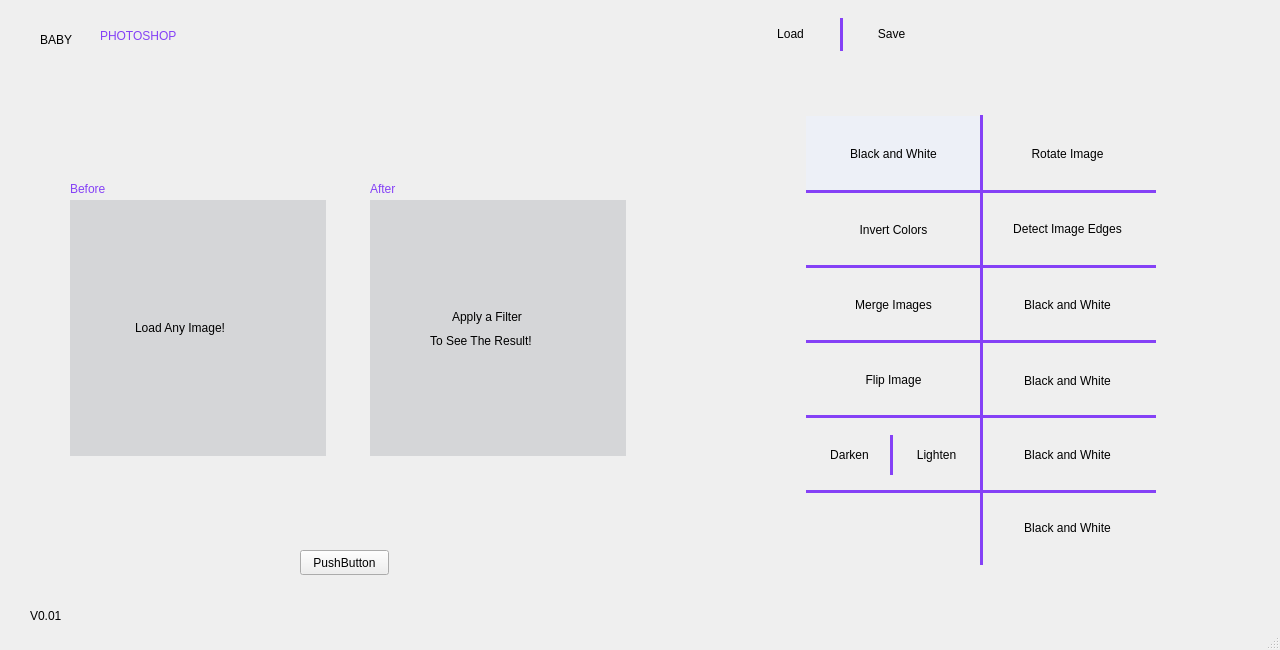
<?xml version="1.0" encoding="UTF-8"?>
<ui version="4.0">
 <class>MainWindow</class>
 <widget class="QMainWindow" name="MainWindow">
  <property name="geometry">
   <rect>
    <x>0</x>
    <y>0</y>
    <width>1280</width>
    <height>650</height>
   </rect>
  </property>
  <property name="windowTitle">
   <string>MainWindow</string>
  </property>
  <property name="styleSheet">
   <string notr="true">MainWindow
{
background-image: url(&quot;D:/Coding Stuff/qt apps/BabyPS/Assets/bg.jpg&quot;);
background-repeat: no-repeat;
background-position: center;
}</string>
  </property>
  <widget class="QWidget" name="centralwidget">
   <widget class="QPushButton" name="pushButton">
    <property name="geometry">
     <rect>
      <x>740</x>
      <y>15</y>
      <width>101</width>
      <height>38</height>
     </rect>
    </property>
    <property name="styleSheet">
     <string notr="true">font: 15pt &quot;Gilroy-SemiBold&quot;;</string>
    </property>
    <property name="text">
     <string>Load</string>
    </property>
    <property name="flat">
     <bool>true</bool>
    </property>
   </widget>
   <widget class="QLabel" name="lbl_image">
    <property name="geometry">
     <rect>
      <x>70</x>
      <y>200</y>
      <width>256</width>
      <height>256</height>
     </rect>
    </property>
    <property name="text">
     <string/>
    </property>
   </widget>
   <widget class="QLabel" name="label">
    <property name="geometry">
     <rect>
      <x>480</x>
      <y>90</y>
      <width>311</width>
      <height>51</height>
     </rect>
    </property>
    <property name="text">
     <string/>
    </property>
   </widget>
   <widget class="QPushButton" name="BW">
    <property name="geometry">
     <rect>
      <x>806</x>
      <y>116</y>
      <width>175</width>
      <height>75</height>
     </rect>
    </property>
    <property name="styleSheet">
     <string notr="true">QPushButton {
    background-color: rgb(237, 240, 247);
border: 0px solid black;
font: 13pt &quot;Gilroy-Regular&quot;;
}
QPushButton:hover {
    background-color: rgb(213, 214, 216);
}

QPushButton:pressed {
    background-color: rgb(163, 164, 166);     
}</string>
    </property>
    <property name="text">
     <string>Black and White</string>
    </property>
    <property name="flat">
     <bool>true</bool>
    </property>
   </widget>
   <widget class="QPushButton" name="save">
    <property name="geometry">
     <rect>
      <x>841</x>
      <y>15</y>
      <width>101</width>
      <height>38</height>
     </rect>
    </property>
    <property name="styleSheet">
     <string notr="true">font: 15pt &quot;Gilroy-SemiBold&quot;;</string>
    </property>
    <property name="text">
     <string>Save</string>
    </property>
    <property name="flat">
     <bool>true</bool>
    </property>
   </widget>
   <widget class="QPushButton" name="invert_btn">
    <property name="geometry">
     <rect>
      <x>806</x>
      <y>192</y>
      <width>175</width>
      <height>75</height>
     </rect>
    </property>
    <property name="styleSheet">
     <string notr="true">font: 13pt &quot;Gilroy-Regular&quot;;</string>
    </property>
    <property name="text">
     <string>Invert Colors</string>
    </property>
    <property name="flat">
     <bool>true</bool>
    </property>
   </widget>
   <widget class="QPushButton" name="merge_btn">
    <property name="geometry">
     <rect>
      <x>806</x>
      <y>267</y>
      <width>175</width>
      <height>75</height>
     </rect>
    </property>
    <property name="styleSheet">
     <string notr="true">font: 13pt &quot;Gilroy-Regular&quot;;</string>
    </property>
    <property name="text">
     <string>Merge Images</string>
    </property>
    <property name="flat">
     <bool>true</bool>
    </property>
   </widget>
   <widget class="QPushButton" name="BW_4">
    <property name="geometry">
     <rect>
      <x>980</x>
      <y>340</y>
      <width>175</width>
      <height>81</height>
     </rect>
    </property>
    <property name="styleSheet">
     <string notr="true">font: 13pt &quot;Gilroy-Regular&quot;;</string>
    </property>
    <property name="text">
     <string>Black and White</string>
    </property>
    <property name="flat">
     <bool>true</bool>
    </property>
   </widget>
   <widget class="QPushButton" name="flip_btn">
    <property name="geometry">
     <rect>
      <x>806</x>
      <y>342</y>
      <width>175</width>
      <height>75</height>
     </rect>
    </property>
    <property name="styleSheet">
     <string notr="true">font: 13pt &quot;Gilroy-Regular&quot;;</string>
    </property>
    <property name="text">
     <string>Flip Image</string>
    </property>
    <property name="flat">
     <bool>true</bool>
    </property>
   </widget>
   <widget class="QPushButton" name="detect_btn">
    <property name="geometry">
     <rect>
      <x>980</x>
      <y>191</y>
      <width>175</width>
      <height>75</height>
     </rect>
    </property>
    <property name="styleSheet">
     <string notr="true">font: 13pt &quot;Gilroy-Regular&quot;;</string>
    </property>
    <property name="text">
     <string>Detect Image Edges</string>
    </property>
    <property name="flat">
     <bool>true</bool>
    </property>
   </widget>
   <widget class="QPushButton" name="darken_btn">
    <property name="geometry">
     <rect>
      <x>806</x>
      <y>417</y>
      <width>87</width>
      <height>75</height>
     </rect>
    </property>
    <property name="styleSheet">
     <string notr="true">font: 13pt &quot;Gilroy-Regular&quot;;</string>
    </property>
    <property name="text">
     <string>Darken</string>
    </property>
    <property name="flat">
     <bool>true</bool>
    </property>
   </widget>
   <widget class="QPushButton" name="BW_8">
    <property name="geometry">
     <rect>
      <x>980</x>
      <y>267</y>
      <width>175</width>
      <height>75</height>
     </rect>
    </property>
    <property name="styleSheet">
     <string notr="true">font: 13pt &quot;Gilroy-Regular&quot;;</string>
    </property>
    <property name="text">
     <string>Black and White</string>
    </property>
    <property name="flat">
     <bool>true</bool>
    </property>
   </widget>
   <widget class="QPushButton" name="BW_9">
    <property name="geometry">
     <rect>
      <x>980</x>
      <y>417</y>
      <width>175</width>
      <height>75</height>
     </rect>
    </property>
    <property name="styleSheet">
     <string notr="true">font: 13pt &quot;Gilroy-Regular&quot;;</string>
    </property>
    <property name="text">
     <string>Black and White</string>
    </property>
    <property name="flat">
     <bool>true</bool>
    </property>
   </widget>
   <widget class="QPushButton" name="lighten_btn">
    <property name="geometry">
     <rect>
      <x>893</x>
      <y>417</y>
      <width>87</width>
      <height>75</height>
     </rect>
    </property>
    <property name="styleSheet">
     <string notr="true">font: 13pt &quot;Gilroy-Regular&quot;;</string>
    </property>
    <property name="text">
     <string>Lighten</string>
    </property>
    <property name="flat">
     <bool>true</bool>
    </property>
   </widget>
   <widget class="QPushButton" name="rotate_btn">
    <property name="geometry">
     <rect>
      <x>980</x>
      <y>116</y>
      <width>175</width>
      <height>75</height>
     </rect>
    </property>
    <property name="styleSheet">
     <string notr="true">font: 13pt &quot;Gilroy-Regular&quot;;</string>
    </property>
    <property name="text">
     <string>Rotate Image</string>
    </property>
    <property name="flat">
     <bool>true</bool>
    </property>
   </widget>
   <widget class="QLabel" name="after">
    <property name="geometry">
     <rect>
      <x>370</x>
      <y>200</y>
      <width>256</width>
      <height>256</height>
     </rect>
    </property>
    <property name="text">
     <string/>
    </property>
   </widget>
   <widget class="QLabel" name="label_2">
    <property name="geometry">
     <rect>
      <x>70</x>
      <y>178</y>
      <width>111</width>
      <height>21</height>
     </rect>
    </property>
    <property name="styleSheet">
     <string notr="true">font: 15pt &quot;Gilroy-RegularItalic&quot;;
color: rgb(133, 65, 246);</string>
    </property>
    <property name="text">
     <string>Before</string>
    </property>
   </widget>
   <widget class="QPushButton" name="BW_12">
    <property name="geometry">
     <rect>
      <x>980</x>
      <y>490</y>
      <width>175</width>
      <height>75</height>
     </rect>
    </property>
    <property name="styleSheet">
     <string notr="true">font: 13pt &quot;Gilroy-Regular&quot;;</string>
    </property>
    <property name="text">
     <string>Black and White</string>
    </property>
    <property name="flat">
     <bool>true</bool>
    </property>
   </widget>
   <widget class="QPushButton" name="pushButton_2">
    <property name="geometry">
     <rect>
      <x>300</x>
      <y>550</y>
      <width>89</width>
      <height>25</height>
     </rect>
    </property>
    <property name="text">
     <string>PushButton</string>
    </property>
   </widget>
   <widget class="QLabel" name="label_4">
    <property name="geometry">
     <rect>
      <x>100</x>
      <y>15</y>
      <width>291</width>
      <height>41</height>
     </rect>
    </property>
    <property name="styleSheet">
     <string notr="true">
font: 25pt &quot;Gilroy-Bold&quot;;
color: rgb(133, 65, 246);</string>
    </property>
    <property name="text">
     <string>PHOTOSHOP</string>
    </property>
   </widget>
   <widget class="QLabel" name="label_5">
    <property name="geometry">
     <rect>
      <x>40</x>
      <y>24</y>
      <width>81</width>
      <height>31</height>
     </rect>
    </property>
    <property name="styleSheet">
     <string notr="true">
font: 18pt &quot;Gilroy-Light&quot;;</string>
    </property>
    <property name="text">
     <string>BABY</string>
    </property>
   </widget>
   <widget class="QLabel" name="Version">
    <property name="geometry">
     <rect>
      <x>30</x>
      <y>600</y>
      <width>81</width>
      <height>31</height>
     </rect>
    </property>
    <property name="styleSheet">
     <string notr="true">
font: 18pt &quot;Gilroy-Light&quot;;</string>
    </property>
    <property name="text">
     <string>V0.01</string>
    </property>
   </widget>
   <widget class="QLabel" name="label_3">
    <property name="geometry">
     <rect>
      <x>370</x>
      <y>178</y>
      <width>111</width>
      <height>21</height>
     </rect>
    </property>
    <property name="styleSheet">
     <string notr="true">font: 15pt &quot;Gilroy-RegularItalic&quot;;
color: rgb(133, 65, 246);</string>
    </property>
    <property name="text">
     <string>After</string>
    </property>
   </widget>
   <widget class="QLabel" name="loadboxtext">
    <property name="geometry">
     <rect>
      <x>135</x>
      <y>307</y>
      <width>171</width>
      <height>41</height>
     </rect>
    </property>
    <property name="styleSheet">
     <string notr="true">
font: 12pt &quot;Gilroy-Light&quot;;</string>
    </property>
    <property name="text">
     <string>Load Any Image!</string>
    </property>
   </widget>
   <widget class="QWidget" name="widget" native="true">
    <property name="enabled">
     <bool>false</bool>
    </property>
    <property name="geometry">
     <rect>
      <x>70</x>
      <y>200</y>
      <width>256</width>
      <height>256</height>
     </rect>
    </property>
    <property name="styleSheet">
     <string notr="true">background-color: rgb(213, 214, 216);</string>
    </property>
   </widget>
   <widget class="QWidget" name="widget_2" native="true">
    <property name="geometry">
     <rect>
      <x>370</x>
      <y>200</y>
      <width>256</width>
      <height>256</height>
     </rect>
    </property>
    <property name="styleSheet">
     <string notr="true">background-color: rgb(213, 214, 216);</string>
    </property>
   </widget>
   <widget class="QLabel" name="atext1">
    <property name="geometry">
     <rect>
      <x>452</x>
      <y>307</y>
      <width>121</width>
      <height>20</height>
     </rect>
    </property>
    <property name="styleSheet">
     <string notr="true">font: 12pt &quot;Gilroy-Light&quot;;</string>
    </property>
    <property name="text">
     <string>Apply a Filter</string>
    </property>
   </widget>
   <widget class="QLabel" name="atext2">
    <property name="geometry">
     <rect>
      <x>430</x>
      <y>331</y>
      <width>171</width>
      <height>20</height>
     </rect>
    </property>
    <property name="styleSheet">
     <string notr="true">font: 12pt &quot;Gilroy-Light&quot;;</string>
    </property>
    <property name="text">
     <string>To See The Result!</string>
    </property>
   </widget>
   <widget class="Line" name="line">
    <property name="geometry">
     <rect>
      <x>980</x>
      <y>115</y>
      <width>3</width>
      <height>450</height>
     </rect>
    </property>
    <property name="styleSheet">
     <string notr="true">border: 2px solid rgb(133, 65, 246);</string>
    </property>
    <property name="orientation">
     <enum>Qt::Vertical</enum>
    </property>
   </widget>
   <widget class="Line" name="line_4">
    <property name="geometry">
     <rect>
      <x>806</x>
      <y>190</y>
      <width>350</width>
      <height>3</height>
     </rect>
    </property>
    <property name="styleSheet">
     <string notr="true">border: 2px solid rgb(133, 65, 246);</string>
    </property>
    <property name="orientation">
     <enum>Qt::Horizontal</enum>
    </property>
   </widget>
   <widget class="Line" name="line_5">
    <property name="geometry">
     <rect>
      <x>806</x>
      <y>265</y>
      <width>350</width>
      <height>3</height>
     </rect>
    </property>
    <property name="styleSheet">
     <string notr="true">border: 2px solid rgb(133, 65, 246);</string>
    </property>
    <property name="orientation">
     <enum>Qt::Horizontal</enum>
    </property>
   </widget>
   <widget class="Line" name="line_6">
    <property name="geometry">
     <rect>
      <x>806</x>
      <y>340</y>
      <width>350</width>
      <height>3</height>
     </rect>
    </property>
    <property name="styleSheet">
     <string notr="true">border: 2px solid rgb(133, 65, 246);</string>
    </property>
    <property name="orientation">
     <enum>Qt::Horizontal</enum>
    </property>
   </widget>
   <widget class="Line" name="line_7">
    <property name="geometry">
     <rect>
      <x>806</x>
      <y>415</y>
      <width>350</width>
      <height>3</height>
     </rect>
    </property>
    <property name="styleSheet">
     <string notr="true">border: 2px solid rgb(133, 65, 246);</string>
    </property>
    <property name="orientation">
     <enum>Qt::Horizontal</enum>
    </property>
   </widget>
   <widget class="Line" name="line_8">
    <property name="geometry">
     <rect>
      <x>806</x>
      <y>490</y>
      <width>350</width>
      <height>3</height>
     </rect>
    </property>
    <property name="styleSheet">
     <string notr="true">border: 2px solid rgb(133, 65, 246);</string>
    </property>
    <property name="orientation">
     <enum>Qt::Horizontal</enum>
    </property>
   </widget>
   <widget class="Line" name="line_2">
    <property name="geometry">
     <rect>
      <x>890</x>
      <y>435</y>
      <width>3</width>
      <height>40</height>
     </rect>
    </property>
    <property name="styleSheet">
     <string notr="true">border: 2px solid rgb(133, 65, 246);</string>
    </property>
    <property name="orientation">
     <enum>Qt::Vertical</enum>
    </property>
   </widget>
   <widget class="Line" name="line_3">
    <property name="geometry">
     <rect>
      <x>840</x>
      <y>18</y>
      <width>3</width>
      <height>33</height>
     </rect>
    </property>
    <property name="styleSheet">
     <string notr="true">border: 2px solid rgb(133, 65, 246);</string>
    </property>
    <property name="orientation">
     <enum>Qt::Vertical</enum>
    </property>
   </widget>
   <zorder>widget_2</zorder>
   <zorder>atext2</zorder>
   <zorder>atext1</zorder>
   <zorder>widget</zorder>
   <zorder>loadboxtext</zorder>
   <zorder>pushButton</zorder>
   <zorder>lbl_image</zorder>
   <zorder>label</zorder>
   <zorder>BW</zorder>
   <zorder>save</zorder>
   <zorder>invert_btn</zorder>
   <zorder>merge_btn</zorder>
   <zorder>BW_4</zorder>
   <zorder>flip_btn</zorder>
   <zorder>detect_btn</zorder>
   <zorder>darken_btn</zorder>
   <zorder>BW_8</zorder>
   <zorder>BW_9</zorder>
   <zorder>lighten_btn</zorder>
   <zorder>rotate_btn</zorder>
   <zorder>after</zorder>
   <zorder>label_2</zorder>
   <zorder>BW_12</zorder>
   <zorder>pushButton_2</zorder>
   <zorder>label_4</zorder>
   <zorder>label_5</zorder>
   <zorder>Version</zorder>
   <zorder>label_3</zorder>
   <zorder>line</zorder>
   <zorder>line_4</zorder>
   <zorder>line_5</zorder>
   <zorder>line_6</zorder>
   <zorder>line_7</zorder>
   <zorder>line_8</zorder>
   <zorder>line_2</zorder>
   <zorder>line_3</zorder>
  </widget>
  <widget class="QMenuBar" name="menubar">
   <property name="geometry">
    <rect>
     <x>0</x>
     <y>0</y>
     <width>1280</width>
     <height>26</height>
    </rect>
   </property>
  </widget>
  <widget class="QStatusBar" name="statusbar"/>
 </widget>
 <resources/>
 <connections/>
</ui>
